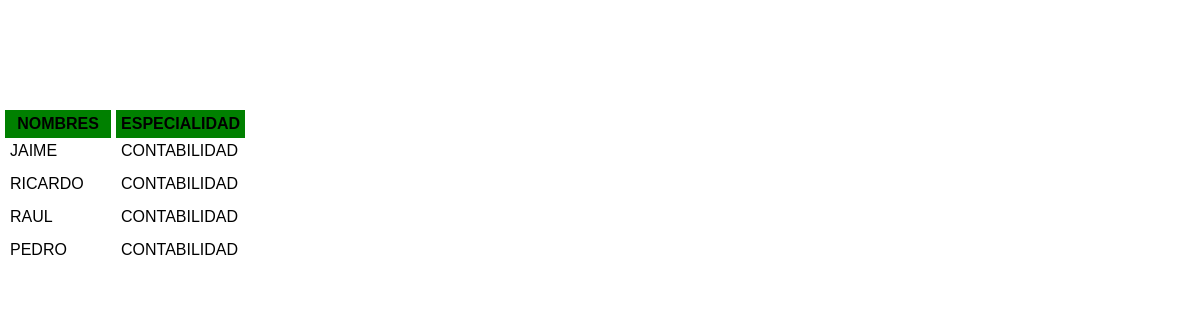
The page /consultas/consulta02.php on the database its author committed.
### tables this page shows
CREATE TABLE `alumnos` (
  `codigo` int(11) NOT NULL,
  `nombres` varchar(50) NOT NULL,
  `apellidos` varchar(50) NOT NULL,
  `codespecialidad` int(11) NOT NULL,
  `codciclo` int(11) NOT NULL,
  `codcurso` int(11) NOT NULL,
  `promedio` float NOT NULL,
  `codciudad` int(11) NOT NULL
);

CREATE TABLE `especialidad` (
  `codigoespecialidad` int(11) NOT NULL,
  `especialidad` varchar(50) NOT NULL
);

### consultas/consulta02.php (the view, shortened to what this page needs)
<?php
    $cn = Conectarse();
?>
<!DOCTYPE html>
<html lang="en">
<head>
    <link rel="stylesheet" href="estilos.css">
    <link rel="stylesheet" href="estilos.css">
</head>
<body>
    <div class="container">
        <TABLE BORDER=0 CELLSPACING=5 CELLPADDING=5>
            <TR class="tr-consultas" style= "position: sticky;top: 110px; z-index: 1; background: green;">
                <TH>NOMBRES</TH>
                <TH>ESPECIALIDAD</TH>
            </TR>
            <?php
                $rslistar = "SELECT a.nombres, e.especialidad FROM alumnos a, especialidad e WHERE a.codespecialidad = e.codigoespecialidad AND e.especialidad = 'CONTABILIDAD';";
                $listar = mysqli_query($cn,$rslistar);
                while($rslistar=mysqli_fetch_array($listar)){
            ?>
            <TR style= "position: sticky;top: 115px;" class="tr-registros">
                <TD class="datos1"><?php echo $rslistar["nombres"];?></TD>
                <TD class="datos1"><?php echo $rslistar["especialidad"];?></TD>
            </TR>
            <?php }?>
        </TABLE>
    </div>
</body>
</html>

### css/estilos.css (style rules this page uses)
* { font-family: Arial, Helvetica, sans-serif; padding: 0; margin: 0; box-sizing: border-box; }
.tr-consultas th { padding: 5px; }
.tr-registros td { padding: 5px; }

### rows shown on the page
alumnos: nombres "JORGE", especialidad.especialidad "CONTABILIDAD"
alumnos: nombres "MARISOL", especialidad.especialidad "CONTABILIDAD"
alumnos: nombres "ALEJANDRO", especialidad.especialidad "CONTABILIDAD"
alumnos: nombres "JAIME", especialidad.especialidad "CONTABILIDAD"
alumnos: nombres "RICARDO", especialidad.especialidad "CONTABILIDAD"
alumnos: nombres "RAUL", especialidad.especialidad "CONTABILIDAD"
alumnos: nombres "PEDRO", especialidad.especialidad "CONTABILIDAD"
